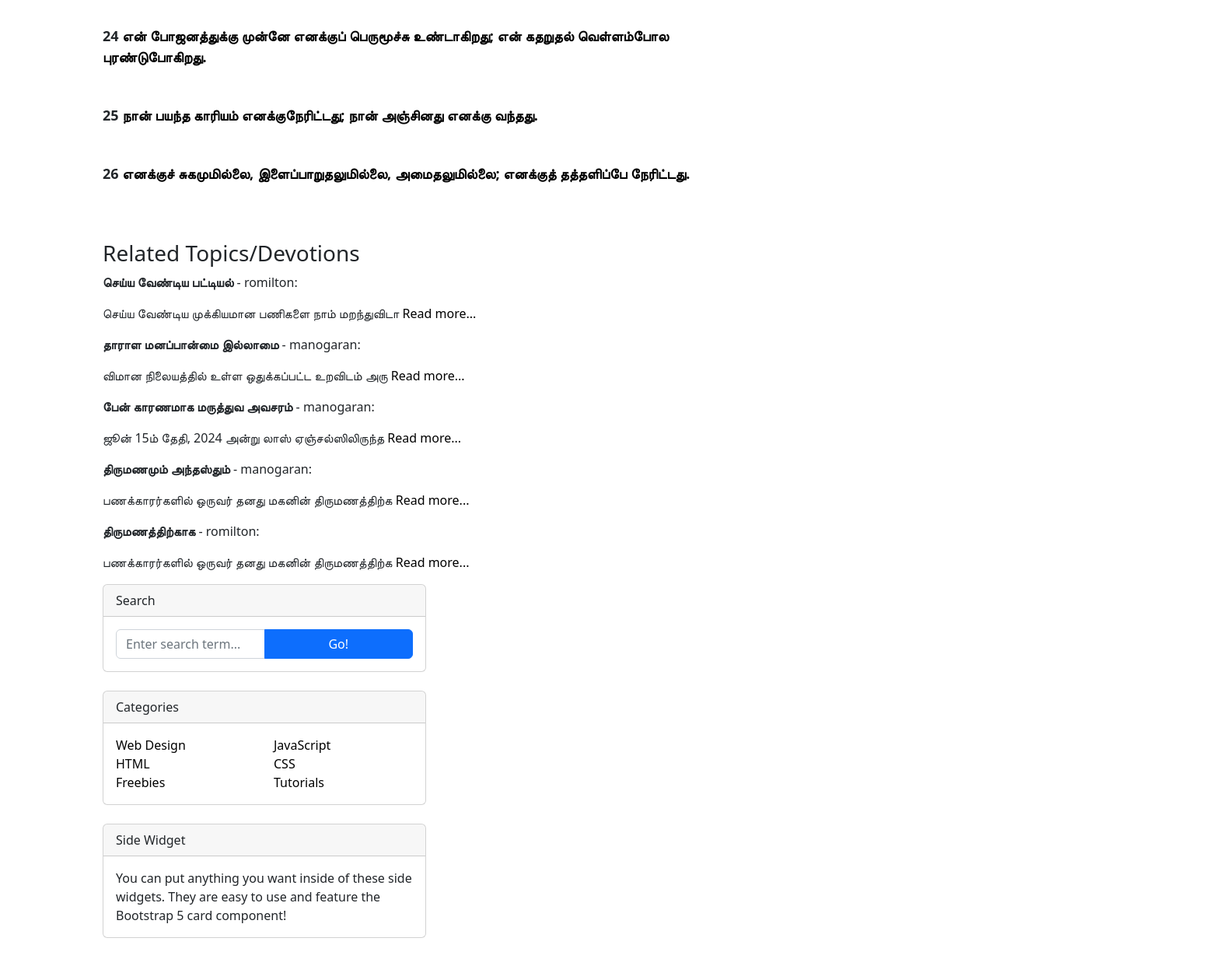
/tamil/job/3/ (middle part), run on an earlier commit of the app's database.
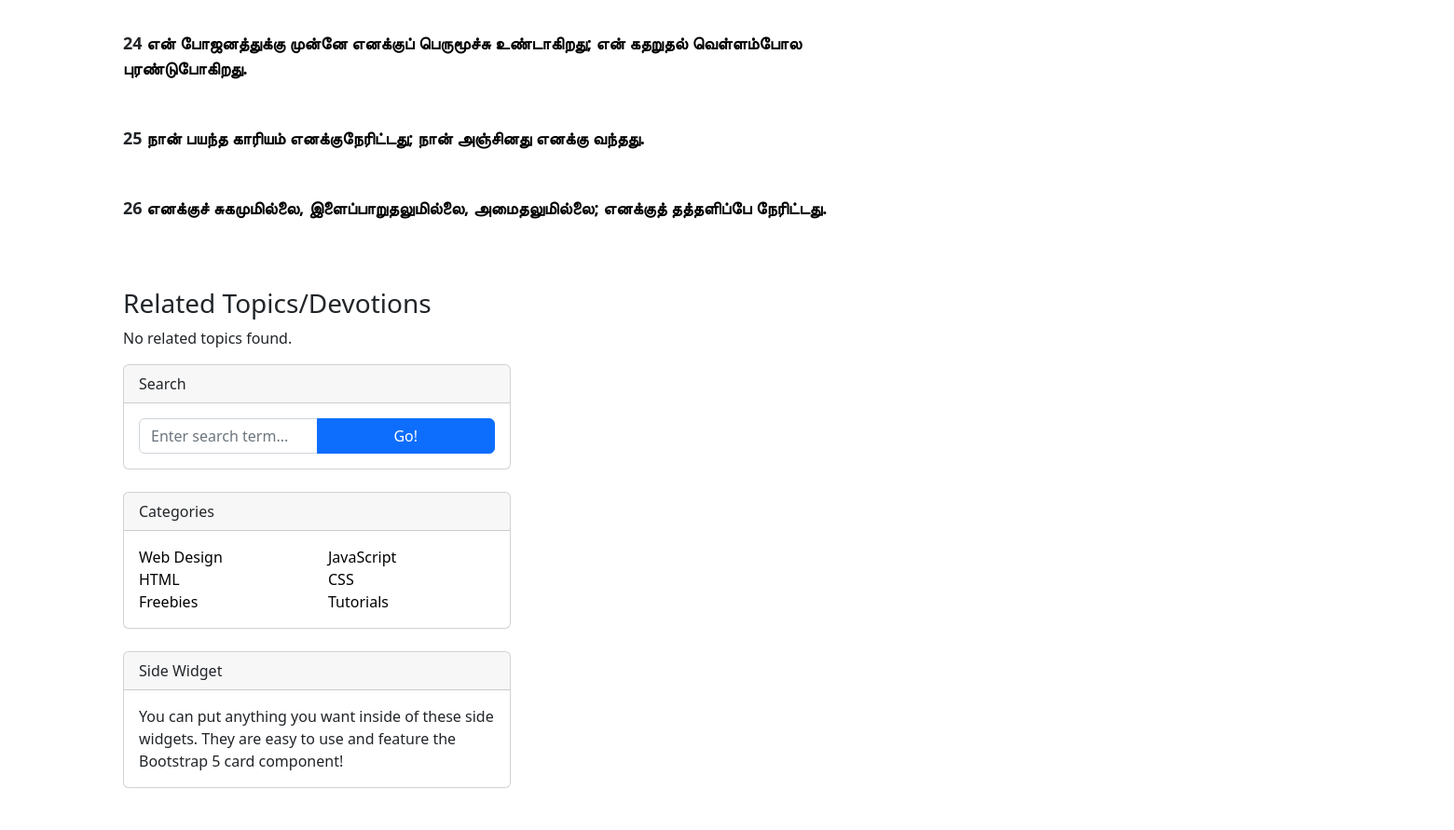
And on a later commit of the database.
### myapp/models.py (models this page shows, shortened)
class BibleDb(models.Model):
    book = models.CharField(max_length=100)
    bookname = models.CharField(max_length=100)
    tamilname = models.CharField(max_length=10)
    chapter = models.CharField(max_length=100)  # Format "1:1", "2:10", etc.
    versecount = models.CharField(max_length=100)
    verse = models.TextField()
    kjv = models.TextField()

class Authormessage(models.Model):
    title = models.CharField(max_length=100)
    url = models.CharField(max_length=100)
    author = models.ForeignKey('Author', on_delete=models.CASCADE, related_name='bible_references')
    select_tag = models.ManyToManyField('TaxonomyBibleStudy', related_name='selected_tags')
    tamil_bible_message = RichTextField(null=True, blank=True)
    view_count = models.IntegerField(default=0)  # Field to track view count

class Author(models.Model):
    add_author = models.CharField(max_length=100)
    def __str__(self):
        return self.add_author

### myapp/views.py (the view, shortened to what this page needs)
# urls.py: path('tamil/<str:bookname>/<str:chapter>/', views.chapter_detail, name='chapter_detail'),
def chapter_detail(request, bookname, chapter):
    books = BibleDb.objects.values('tamilname').distinct()
    tamilbook = BibleDb.objects.filter(bookname=bookname).first()
    if not tamilbook:
        return HttpResponseNotFound("Book not found")
    book = tamilbook.tamilname
    verses = BibleDb.objects.filter(bookname=bookname, chapter=chapter)
    current_chapter_number = int(chapter)  # Extracting chapter number
    current_book = bookname
    next_book=bookname
    prev_book=bookname
    current_chapter=chapter
    next_book_tamil=book
    prev_book_tamil=book
    all_chapters = BibleDb.objects.filter(bookname=current_book).values_list('chapter', flat=True).distinct().order_by(Cast('chapter', output_field=models.IntegerField()))
    chapter_index = list(all_chapters).index(chapter)
    prev_chapter = all_chapters[chapter_index - 1] if chapter_index > 0 else None
    next_chapter = all_chapters[chapter_index + 1] if chapter_index < len(all_chapters) - 1 else None
    bible_books = list(BibleDb.objects.values_list('bookname', flat=True).distinct())
    breadcrumbs = [
        {'name': 'Home', 'url': '/'},
        {'name': 'Tamil Bible', 'url': '/tamil/'},
        {'name': f'{book} -  {chapter}', 'url': None},
    ]
    pattern = r'\(?\d?' + re.escape(book) + r'\s' + re.escape(str(chapter)) + r'(:\d+(-\d+)?)?\)?'
    authormessages = Authormessage.objects.filter(
        Q(tamil_bible_message__regex=pattern)
        )
    context = {
        "bookname": bookname,
        "book": book,
        "chapter": chapter,
        "verses": verses,
        "all_chapters": all_chapters,
        "books": books,
        "breadcrumbs": breadcrumbs,
        "prev_chapter": prev_chapter,
        "next_chapter": next_chapter,
        "bookname": current_book,
        "next_book":next_book,
        "prev_book":prev_book,
        "next_book_tamil": next_book_tamil,
        "prev_book_tamil": prev_book_tamil,
        "authormessage": authormessages,
    }
    return render(request, 'chapter_detail.html', context)

### myapp/templates/chapter_detail.html (shortened to what this page needs)
{% extends 'base.html' %}
{% load static %}
{% block content %}
<body>
  <div class="container mt-4">
    <div class="row">
      <div class="col-lg-8 col-md-12 mb-4">
        <article>
          {% for i in verses %}
          <section class="mb-5">
            <p class="fs-5 mb-3" style="font-weight: 600;">
              {{ i.versecount }}
              <a href="{% url 'verse_detail' i.bookname i.chapter i.versecount %}" class="text-decoration-none">
                {{ i.verse }}
              </a>
            </p>
          </section>
          {% endfor %}
        </article>
      </div>
      <div>
        <h1>Related Topics/Devotions</h1>
        {% if authormessage %}
        <div>
          {% for message in authormessage %}
          <p>
            <strong>{{ message.title }}</strong> - {{ message.author }}:
            {% if message.tamil_bible_message|length > 50 %}
            {{ message.tamil_bible_message|safe|slice:":50" }}
            <a href="{% url 'sermon_detail' message.url %}">Read more...</a>
            {% else %}
            {{ message.tamil_bible_message|safe }}
            {% endif %}
          </p>
          {% empty %}
          <p>No related topics found.</p>
          {% endfor %}
        </div>
        {% else %}
        <p>No related topics found.</p>
        {% endif %}
      </div>
      <div class="col-lg-4 col-md-6">
        <div class="card mb-4">
          <div class="card-header">Search</div>
          <div class="card-body">
            <div class="input-group">
              <input class="form-control" type="text" placeholder="Enter search term..."
                aria-label="Enter search term..." aria-describedby="button-search" />
              <button class="btn btn-primary" id="button-search" type="button">Go!</button>
            </div>
          </div>
        </div>
        <div class="card mb-4">
          <div class="card-header">Categories</div>
          <div class="card-body">
            <div class="row">
              <div class="col-6">
                <ul class="list-unstyled mb-0">
                  <li><a href="#!">Web Design</a></li>
                  <li><a href="#!">HTML</a></li>
                  <li><a href="#!">Freebies</a></li>
                </ul>
              </div>
              <div class="col-6">
                <ul class="list-unstyled mb-0">
                  <li><a href="#!">JavaScript</a></li>
                  <li><a href="#!">CSS</a></li>
                  <li><a href="#!">Tutorials</a></li>
                </ul>
              </div>
            </div>
          </div>
        </div>
        <div class="card mb-4">
          <div class="card-header">Side Widget</div>
          <div class="card-body">You can put anything you want inside of these side widgets. They are easy to use and
            feature the Bootstrap 5 card component!</div>
        </div>
      </div>
    </div>
</body>
{% endblock %}

What changed in the data, as far as the page shows it:
removed Authormessage: title "செய்ய வேண்டிய பட்டியல்", author "romilton", tamil_bible_message "செய்ய வேண்டிய முக்கியமான பணிகளை நாம் மறந்துவிடா"
removed Authormessage: title "தாராள மனப்பான்மை இல்லாமை", author "manogaran", tamil_bible_message "விமான நிலையத்தில் உள்ள ஒதுக்கப்பட்ட உறவிடம் அரு"
removed Authormessage: title "பேன் காரணமாக மருத்துவ அவசரம்", author "manogaran", tamil_bible_message "ஜூன் 15ம் தேதி, 2024 அன்று லாஸ் ஏஞ்சல்ஸிலிருந்த"
removed Authormessage: title "திருமணமும் அந்தஸ்தும்", author "manogaran", tamil_bible_message "பணக்காரர்களில் ஒருவர் தனது மகனின் திருமணத்திற்க"
removed Authormessage: title "திருமணத்திற்காக", author "romilton", tamil_bible_message "பணக்காரர்களில் ஒருவர் தனது மகனின் திருமணத்திற்க"
Also different on the page:
text now shown: "No related topics found."
